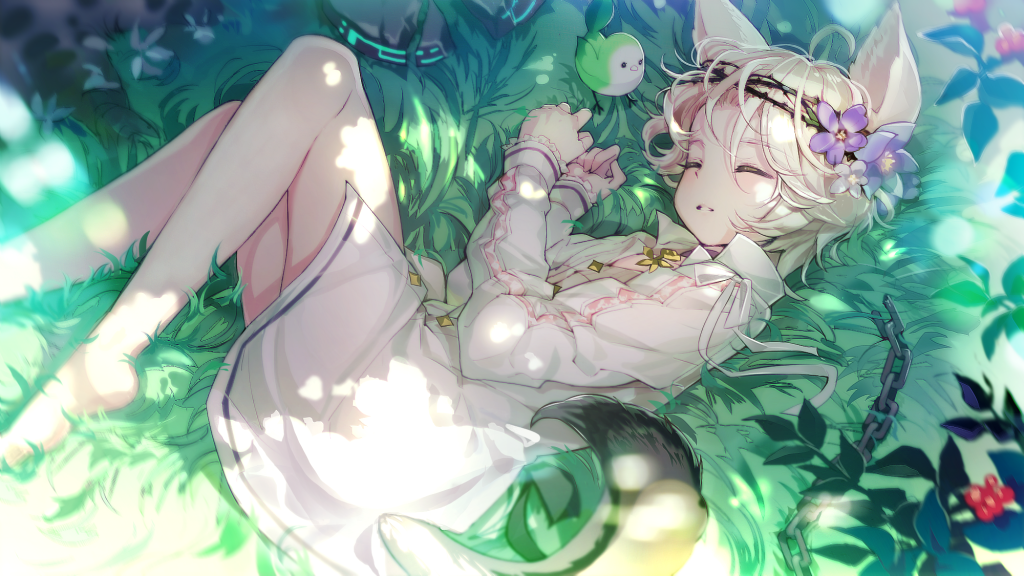
#> input picture backgrounds/backgrounds3.png, 1024 x 576 px, found by its file name; its folder holds only this picture in this run
$ python SignIn.py
#> lines starting #> are read from the running program, lines starting #| are printed output that depends on the picture; after the words box and inside, x2 and y2 are one past the last pixel; in counts of white or black regions, pixels touching at a corner belong together
from PIL import Image, ImageDraw, ImageFont, ImageFilter
import os
import random
import io
import requests

# 定义文本换行函数
def split_line_into_multiple(line, font, max_width):
    lines = []
    words = line.split()  # 尝试按空格分割单词
    current_line = ''

    if not words:  # 处理无空格的长字符串
        current_line = ''
        for char in line:
            test_line = current_line + char
            if font.getlength(test_line) <= max_width:
                current_line = test_line
            else:
                lines.append(current_line)
                current_line = char
        if current_line:
            lines.append(current_line)
        return lines

    for word in words:
        test_line = f"{current_line} {word}" if current_line else word
        if font.getlength(test_line) <= max_width:
            current_line = test_line
        else:
            if current_line:
                lines.append(current_line)
            # 处理单词长度超过容器宽度的情况
            if font.getlength(word) > max_width:
                sub_line = ''
                for char in word:
                    if font.getlength(sub_line + char) <= max_width:
                        sub_line += char
                    else:
                        lines.append(sub_line)
                        sub_line = char
                lines.append(sub_line)
            else:
                current_line = word
    if current_line:
        lines.append(current_line)
    return lines

def create_check_in_card(
    avatar_path: str,
    user_info: list[str],
    bottom_left_info: list[str],
    bottom_right_top_info: list[str],
    bottom_right_bottom_info: list[str],
    output_path: str = "check_in_card.png",
    image_folder: str = "images",
    card_width: int = 1200,
    card_height: int = 630,
    avatar_size: int = 150,
    avatar_radius: int = 30,
    font_path: str = "path/to/your/font.ttf",  # 替换为你电脑上的字体文件路径，支持中文
):
    """
    生成签到图。
    Args:
        avatar_path: 头像路径，可以是本地路径或网络路径。
        user_info: 签到用户信息，包含姓名、学号、班级。
        bottom_left_info: 签到卡片左下角。
        bottom_right_top_info: 签到卡片右上角。
        bottom_right_bottom_info: 签到卡片右下角信息。
        output_path: 输出路径，默认为 "check_in_card.png"。
        image_folder: 背景图片文件夹路径，默认为 "images"。
        card_width: 签到卡片宽度，默认为 1200。
        card_height: 签到卡片高度，默认为 630。
        avatar_size: 头像大小，默认为 150。
        avatar_radius: 头像圆角半径，默认为 30。
        font_path: 字体文件路径，默认为 "path/to/your/font.ttf"。
    """
#> called with avatar_path = 'tx.jpg', output_path = 'check_in_card.png', image_folder = 'backgrounds', card_width = 1200, card_height = 630, avatar_size = 150, avatar_radius = 30, font_path = 'font.ttf'
    try:
        # 1. 选择背景图片
        image_files = [
            f
            for f in os.listdir(image_folder)
            if os.path.isfile(os.path.join(image_folder, f))
            and f.lower().endswith((".png", ".jpg", ".jpeg", ".gif"))
        ]
        if not image_files:
            raise FileNotFoundError(f"未在 {image_folder} 找到任何图片文件。")
        background_image_path = os.path.join(image_folder, random.choice(image_files))
        background = Image.open(background_image_path).convert("RGBA")
#> background is the input picture: PIL image 1024x576 RGBA; mean R, G, B, A 141.6, 171.5, 161.4, 255

        # 获取背景图尺寸，判断横竖版
        bg_width, bg_height = background.size
        is_portrait = bg_height > bg_width

        # 调整背景图片大小以适应卡片尺寸
        if not is_portrait:
            background = background.resize((1200, 630))
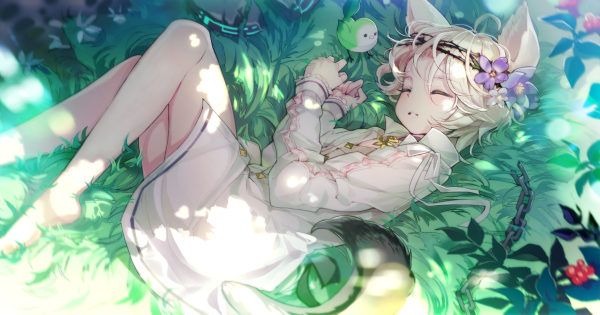
#> background: PIL image 1200x630 RGBA (shown at 1/2 size); mean R, G, B, A 141.6, 171.5, 161.4, 255
        else:
            background = background.resize((900, 1200))
            card_width,card_height = background.size
        # 2. 创建头像
        try:
            if avatar_path.startswith("http://") or avatar_path.startswith("https://"):
                response = requests.get(avatar_path, stream=True)
                response.raise_for_status()  # 检查请求是否成功
                avatar = Image.open(io.BytesIO(response.content)).convert("RGBA")
            else:
                avatar = Image.open(avatar_path).convert("RGBA")
        except Exception as e:
            print(f"加载头像失败: {e}")
            return

        avatar = avatar.resize((avatar_size, avatar_size))

        # 创建圆形遮罩
        mask = Image.new("L", (avatar_size, avatar_size), 0)
#> mask: PIL image 150x150 L; every value is 0
        draw = ImageDraw.Draw(mask)
        draw.rounded_rectangle((0, 0, avatar_size, avatar_size), radius=avatar_radius, fill=255)

        # 应用遮罩
        avatar.putalpha(mask)
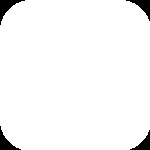
#> mask: PIL image 150x150 L; 96.8% white; 4 black regions, box (x1, y1, x2, y2) and area: (0, 0, 25, 25) 203, (126, 0, 150, 21) 178, (0, 126, 21, 150) 178, (130, 130, 150, 150) 154
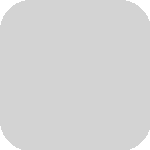
#> avatar: PIL image 150x150 RGBA; mean R, G, B, A 211, 211, 211, 246.9; transparent parts drawn white

        # 3. 创建文字图层
        text_color2 = (0, 0, 0, 255)  # 白色
        light_gray_color = (192, 192, 192, 255) #淡灰色
        shadow_color = (0, 0, 0, 128)    # 半透明黑色阴影
        font_size_info1 = avatar_size // 5 # 第一行第二行文字高度，保证三行文字加起来等于头像高度
        font_size_info2 = avatar_size // 5 # 第一行第二行文字高度，保证三行文字加起来等于头像高度
        font_size_info3 = avatar_size // 2 #第三行文字高度
        font_size_bottom = 28 # 底部文字大小
        margin = 20 # 边距
        # 加载字体
        try:
            font_info1 = ImageFont.truetype(font_path, font_size_info1) # 加载第一行字体
            font_info2 = ImageFont.truetype(font_path, font_size_info2) # 加载第二行字体
            font_info3 = ImageFont.truetype(font_path, font_size_info3) # 加载第三行字体
            font_bottom = ImageFont.truetype(font_path, font_size_bottom) # 加载底部字体
        except IOError:
            print(f"找不到字体文件: {font_path}.  请确认字体文件存在，且路径正确。 将使用默认字体。 将使用默认字体。")
            font_info1 = ImageFont.load_default() # 使用默认字体
            font_info2 = ImageFont.load_default() # 使用默认字体
            font_info3 = ImageFont.load_default() # 使用默认字体
            font_bottom = ImageFont.load_default() # 使用默认字体


        # 创建透明图层用于绘制文字和阴影
        text_layer = Image.new("RGBA", (card_width, card_height), (0, 0, 0, 0))
#> text_layer: PIL image 1200x630 RGBA; every value is 0
#> (the rest of the program and of its run is left out)
